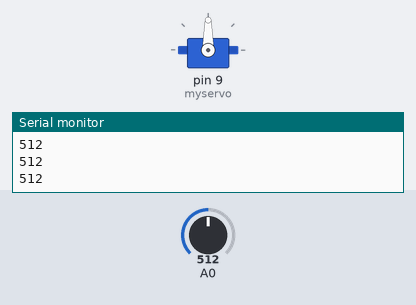
Simulated run of this sketch. Board: Arduino Uno, built with avr-gcc and run on an emulated ATmega328P. Shown: servo, the last lines printed to the serial monitor. Inputs (shaded band) come from the test bench; at power-on: A0 = 512.

Above: at 1.2 s.
1.3 s: A0 set to 716
At 2.5 s:
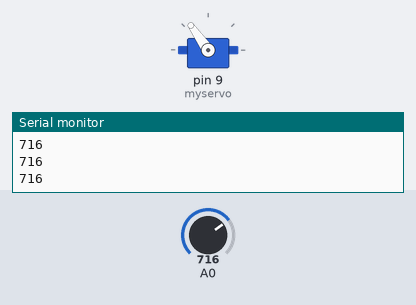
2.8 s: A0 set to 900
At 3.9 s:
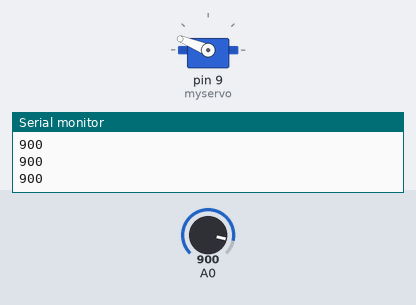
4.3 s: A0 set to 1023
At 5.1 s:
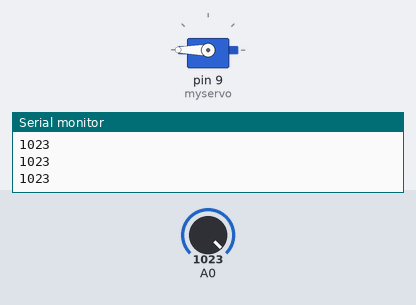
5.8 s: A0 set to 306
At 6.1 s:
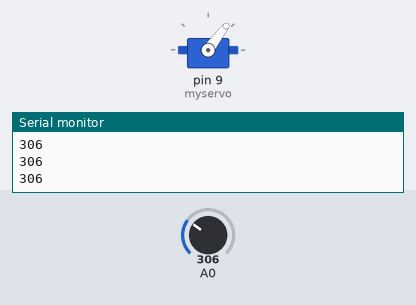
7.3 s: A0 set to 122
At 8.5 s:
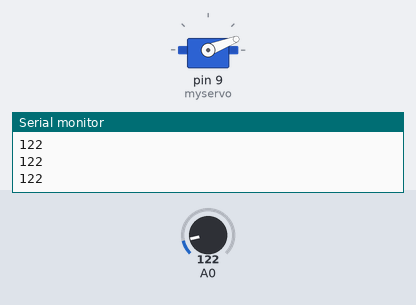
8.8 s: A0 set to 0
At 9.7 s:
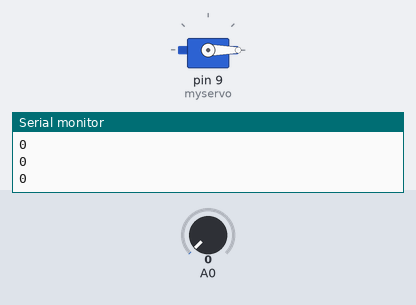
Timing chart, 0 to 11.3 s (numbered marks = the images above; inputs shaded):
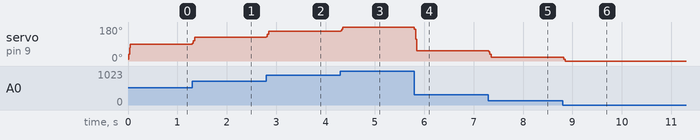

Measured:
- after the input at 1.3 s, servo on pin 9 (myservo): 90° → 125° at once
- after the input at 2.8 s, servo on pin 9 (myservo): 125° → 158° at once
- after the input at 4.3 s, servo on pin 9 (myservo): 158° → 180° at once
- after the input at 5.8 s, servo on pin 9 (myservo): 180° → 53° at once
- after the input at 7.3 s, servo on pin 9 (myservo): 53° → 21° at once
- after the input at 8.8 s, servo on pin 9 (myservo): 21° → 0° at once

The sketch:

arduino.ino
```cpp
#include <Servo.h>

Servo myservo;

const int numReadings = 10;
int readings[numReadings];      // the readings from the analog input
int readIndex = 0;              // the index of the current reading
int total = 0;                  // the running total
int average = 0;                // the average
int pos;

void setup() {
  Serial.begin(9600);
  // initialize all the readings to 0:
  for (int thisReading = 0; thisReading < numReadings; thisReading++) {
    readings[thisReading] = 0;
  }
  myservo.attach(9);
}

void loop() {
    // subtract the last reading:
  total = total - readings[readIndex];
  // read from the sensor:
  readings[readIndex] = analogRead(0);
  // add the reading to the total:
  total += readings[readIndex];
  // advance to the next position in the array:
  readIndex = readIndex + 1;
  // if we're at the end of the array...
  if (readIndex >= numReadings) {
    // ... go to the beginning:
    readIndex = 0;
  }

  // calculate the average:
  pos = total / numReadings;
  Serial.println(pos);

  // maps the pot min max values to the ones accepted by the pot:
  pos = map(pos, 0, 1023, 0, 180);
  myservo.write(pos);
  delay(5); // for stability

}
```
